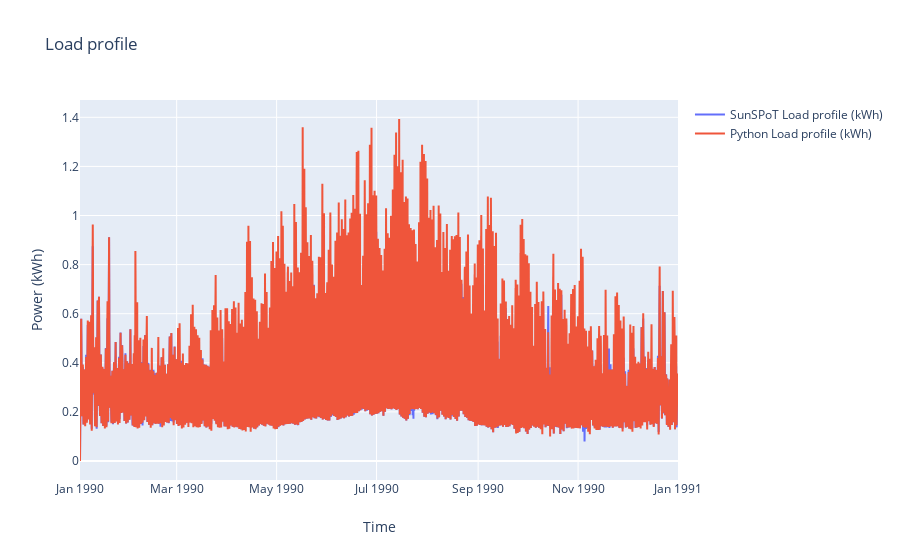

Source (notebook cell):
### Code cell
LoadProf = pd.read_csv("LP_Redfern2_default.csv")
python_load = pd.read_csv("LP_Canberra_default.csv")
#python_load2 = pd.read_csv("LP_Mosman1_python2_processed.csv")
#python_load3 = pd.read_csv("LP_Mosman1_2_Processed.csv")

LoadProf['TS']=pd.to_datetime(LoadProf['TS'], infer_datetime_format=True)
python_load['TS']=pd.to_datetime(python_load['TS'], infer_datetime_format=True)
#python_load2['TS']=pd.to_datetime(python_load2['TS'], infer_datetime_format=True)
#python_load3['TS']=pd.to_datetime(python_load3['TS'], infer_datetime_format=True)

fig = go.Figure()

fig.add_trace(go.Scatter(x= LoadProf['TS'], y= LoadProf['kWh'],name='SunSPoT Load profile (kWh)', mode='lines'))

fig.add_trace(go.Scatter(x= python_load['TS'], y= python_load['kWh'],name='Python Load profile (kWh)', mode='lines'))

#fig.add_trace(go.Scatter(x= python_load2['TS'], y= python_load2['kWh'],name='Python Load profile 2 (kWh)', mode='lines'))

#fig.add_trace(go.Scatter(x= python_load3['TS'], y= python_load3['kWh'],name='Python Load profile 3 (kWh)', mode='lines'))

fig.update_layout(title='Load profile' ,xaxis=dict(title='Time'),yaxis=dict(title='Power (kWh)'))

iplot(fig)

### Figure 1 — Plotly figure (JSON) as saved in the notebook; plotly's stock layout.template omitted (floating-point values rounded to 4 significant figures; data arrays with more than 128 entries replaced by an {"elided": "..."} marker saying what was removed)
{"data": [{"mode": "lines", "name": "SunSPoT Load profile (kWh)", "type": "scatter", "x": {"elided": "17518 str values"}, "y": {"elided": "17518 float values"}}, {"mode": "lines", "name": "Python Load profile (kWh)", "type": "scatter", "x": {"elided": "17518 str values"}, "y": {"elided": "17518 float values"}}], "layout": {"title": {"text": "Load profile"}, "xaxis": {"title": {"text": "Time"}}, "yaxis": {"title": {"text": "Power (kWh)"}}}}
